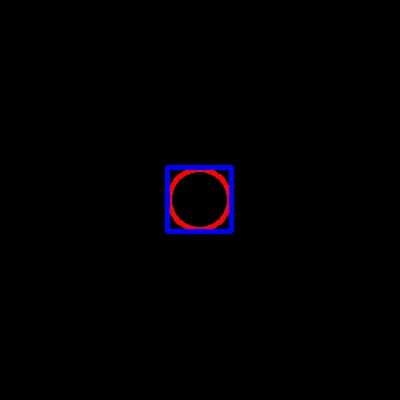
#> input picture images/chp1/calisma1.jpg, 400 x 400 px, given in place of marsrover.png, which was not available
$ python goruntu_alma.py
#> lines starting #> are read from the running program, lines starting #| are printed output that depends on the picture; pictures that were not available may be replaced by others from this repository, and a replacement may not be noted
import cv2
import numpy as np
import os
cd =os.getcwd()#os.getcwd() bize şu anda çalşan python dosyasının bulunduğu dizin bilgisini verir cd--> current directory
print(cd)
#resim yolunu (path) oluşturalım adına img_path diyelim
img_path = os.path.join(cd,"images","chp1","marsrover.png")
#marsrover.png resminin verisini img adında bir değişken aktaralım
# burada opencv görüntü verilerini numpy dizisi şeklinde alır
img = cv2.imread(img_path)
#> img is the input picture: shape (400, 400, 3); mean B, G, R 2.1, 0.1, 1.2
#resim bilgileri
print("resim verisi kaç boyutlu",img.ndim)
#| resim verisi kaç boyutlu 3
print("resim boyutlarını şekli",img.shape)
#| resim boyutlarını şekli (400, 400, 3)
print("resim yukseklik",img.shape[0])
#| resim yukseklik 400
print("resim genişlik",img.shape[1])
#| resim genişlik 400
print("resim renk kanal sayısı",img.shape[2])
#| resim renk kanal sayısı 3
#resmi gösterelim
#resmin bir parçasını alalım
img1=img[0:200,0:320]
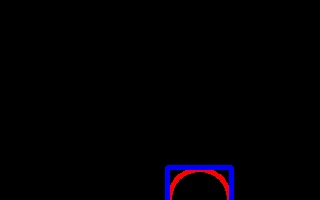
#> img1: shape (200, 320, 3); mean B, G, R 2.6, 0.1, 1.5
img2=img[0:200,320:]
#> img2: shape (200, 80, 3); every value is 0
img3=img[200:,0:320]
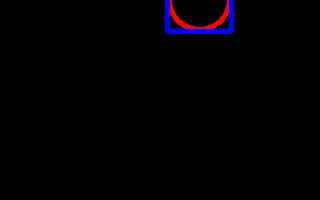
#> img3: shape (200, 320, 3); mean B, G, R 2.6, 0.1, 1.5
img4=img[200:,320:]
img[350:,620:]=(0,255,0)
# resme içi boş bir dörtgen ekleyelim
baslangic=(100,70)
bitis=(350,380)
renk=(255,0,0)
cv2.rectangle(img,baslangic,bitis,renk,4)
# circle
cv2.circle(img,baslangic,30,renk,3)
cv2.circle(img,(100,380),30,(255,0,0),3)
cv2.circle(img,(350,70),30,(255,0,0),3)
cv2.circle(img,bitis,30,(255,0,0),3)
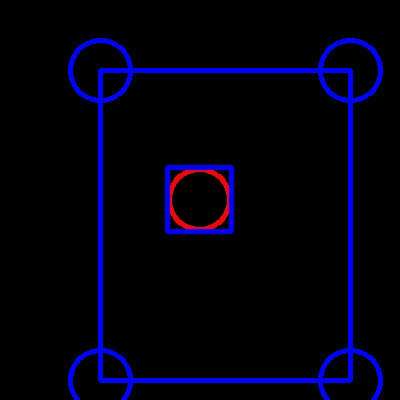
#> img: shape (400, 400, 3); mean B, G, R 15.8, 0.1, 1.2
cv2.imshow("marsrover",img)
cv2.imshow("marsrover1",img1)
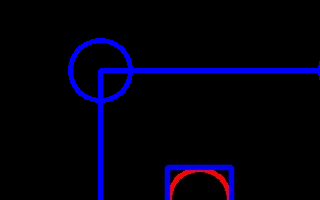
#> window 'marsrover1': shape (200, 320, 3); mean B, G, R 13.2, 0.1, 1.5
cv2.imshow("marsrover2",img2)
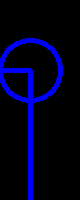
#> window 'marsrover2': shape (200, 80, 3); mean B, G, R 26.6, 0, 0
cv2.imshow("marsrover3",img3)
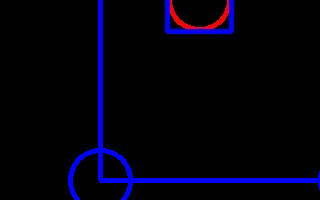
#> window 'marsrover3': shape (200, 320, 3); mean B, G, R 13.1, 0.1, 1.5
cv2.imshow("marsrover4",img4)
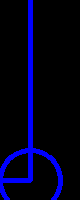
#> window 'marsrover4': shape (200, 80, 3); mean B, G, R 26.5, 0, 0

cv2.waitKey(0)
cv2.destroyAllWindows()
print("Çıkış")
dosya_yolu=os.path.join(cd,"images","chp1","marsrover_degisen.jpg")
cv2.imwrite(dosya_yolu,img)
